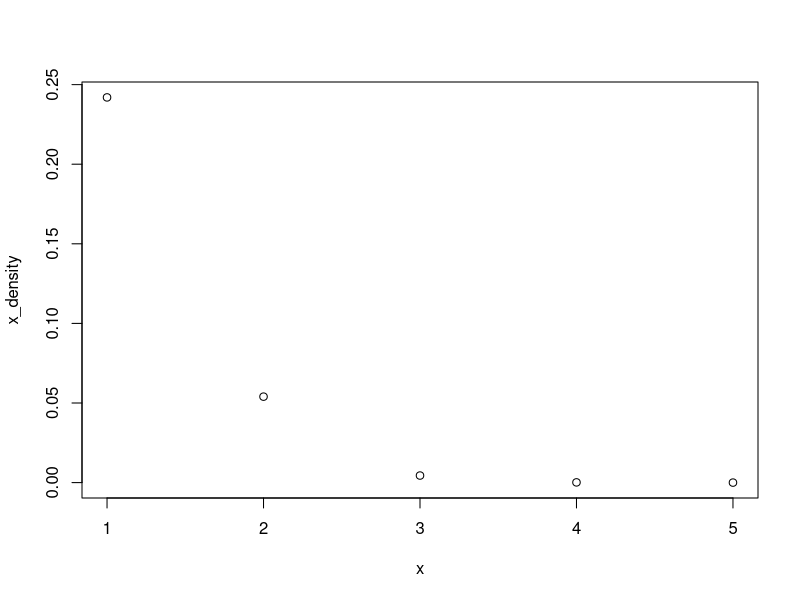
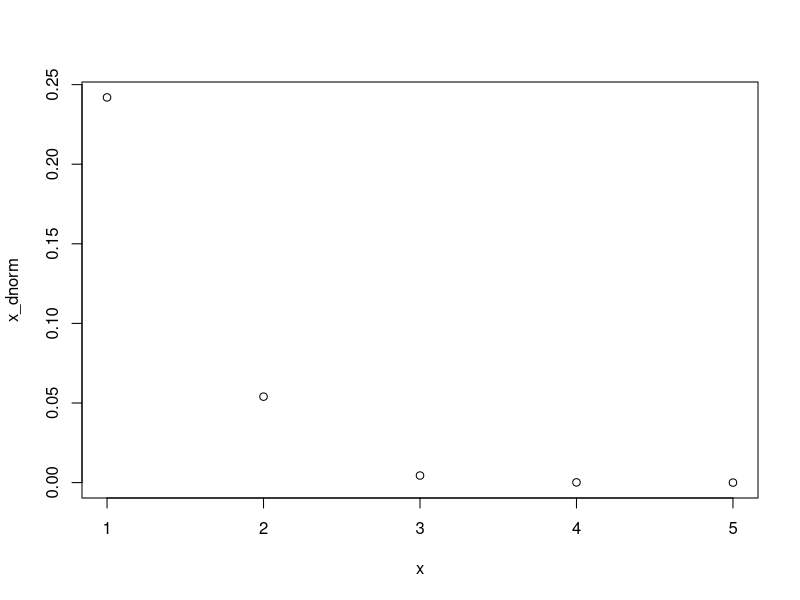
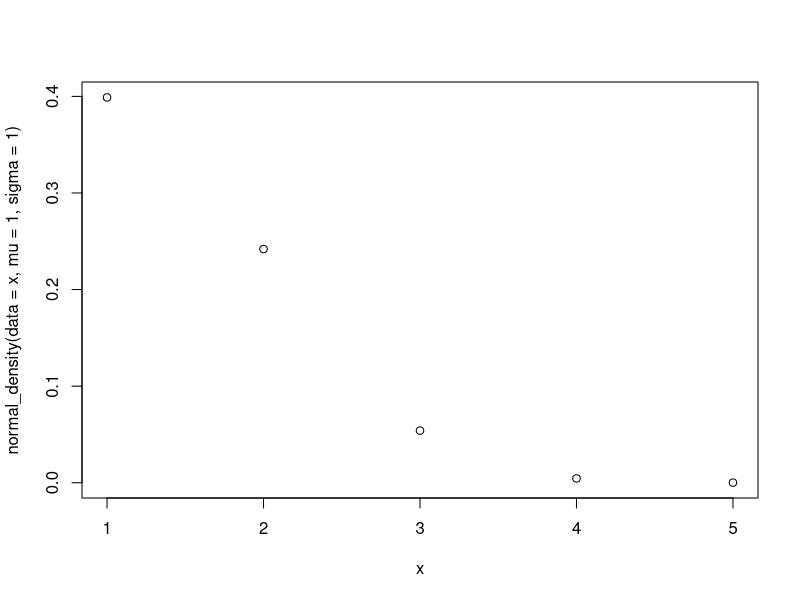
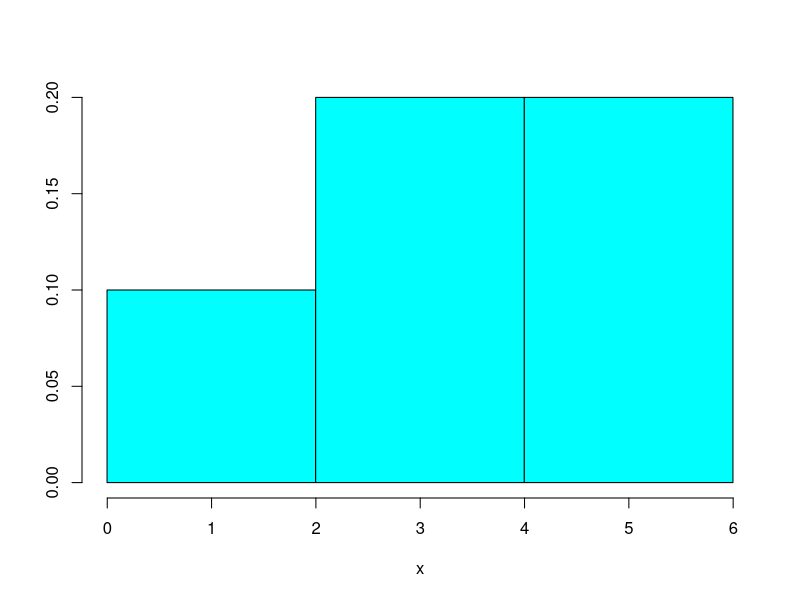
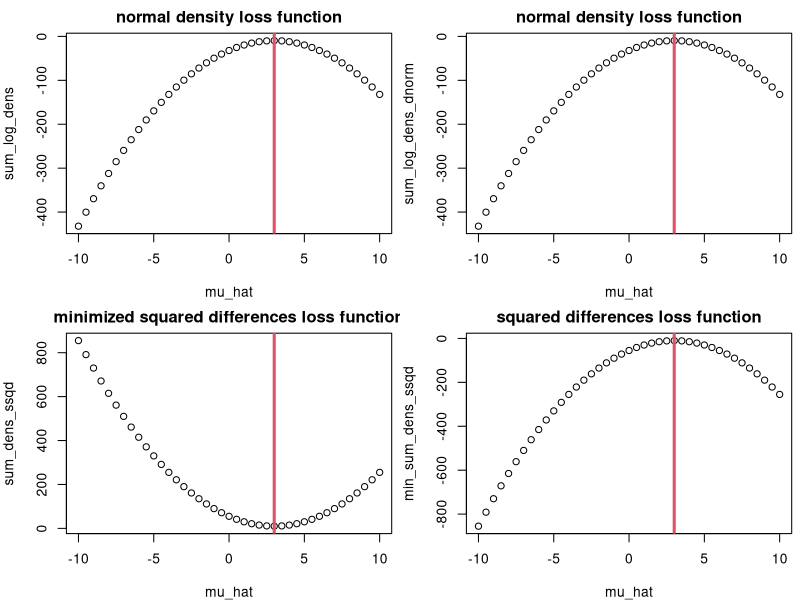

The R source for these figures, in order:
## R_Demo_Simulation_Learning_Estimate_Mean.R
##########################################################################
## INSTRUCTOR: Christopher Fariss
## COURSE NAME: Programming and Simulation Methods for Computational Social Science (2W)
## University of Essex Summer School 2024
##
## Date: 2024-07-22
##
## Please e-mail me if you find any errors or have and suggestions (either email is fine)
## e-mail: cjf0006@gmail.com
## e-mail: cjfariss@umich.edu
##
##########################################################################
## Introduction to tutorial:
##
## For this R tutorial, we will learn how:
##
## (1a) Use the normal density function to see that it is useful for many applications
## (1b) Specifically, we will estimate a mean instead of calculating it directly using a combination of values from the normal density function
## (1c) Use a normal density function to construct a likelihood function or loss function to evaluate how well/close the estimated mean is to the observed data values
## (2) Observe that calculating the true mean is very simple so it is easy to verify that the combination of density functions gives the same answer as the simple calculation
## (3) Note that there are more complicated models where estimating the best set of parameters is not as easy as simply calculating the mean. We will use this combination of density function values to find the best set of parameters. Sometimes this is called maximum likelihood estimation or MLE for short
##
##########################################################################

## install the library if necessary
## load packages
pkgs <- c("MASS")
invisible(sapply(pkgs, require, character.only = TRUE))

## create sequence of real numbers
#x <- seq(-3,3,.1)
x <- 1:5
x
mean(x)

## set mean and variance parameters
mu <- 0
sigma <- 1
sigma_pow2 <- sigma^2

## calculate the density using the normal distribution function
x_density <- 1/(sigma*sqrt(2*pi)) * exp(-(x - mu)^2/2*sigma^2)
x_density

## plot the two estimated densities to verify that they are the same
plot(x, x_density)

## calculate the density using the normal distribution function built into R
x_dnorm <- dnorm(x, mean=mu, sd=sigma)
x_dnorm

## plot the two estimated densities to verify that they are the same
plot(x, x_dnorm)

## program a function
normal_density <- function(data, mu, sigma){
  1/(sigma*sqrt(2*pi)) * exp(-(data - mu)^2/2*sigma^2)
}

## let's change the mean
normal_density(data=x, mu=3, sigma=1)

## plot the two estimated densities to verify that they are the same
par(mfrow=c(1,1))
plot(x, normal_density(data=x, mu=1, sigma=1))


## data (we want the mean estimate for this numeric vector)
x <- c(1,2,3,4,5)
x

mean(x)
sum(x)/length(x)

## fix sigma to 1
sigma <- 1

## let's check to see if the best estimate for the mean is 1
mu <- 1
sum(log(1/(sigma*sqrt(2*pi)) * exp(-(x - mu)^2/2*sigma^2)))
prod(1/(sigma*sqrt(2*pi)) * exp(-(x - mu)^2/2*sigma^2))

prod(1:3)

## let's check to see if the best estimate for the mean is 2
mu <- 2
sum(log(1/(sigma*sqrt(2*pi)) * exp(-(x - mu)^2/2*sigma^2)))

## let's check to see if the best estimate for the mean is 3
mu <- 3
sum(log(1/(sigma*sqrt(2*pi)) * exp(-(x - mu)^2/2*sigma^2)))

## let's check to see if the best estimate for the mean is 4
mu <- 4
sum(log(1/(sigma*sqrt(2*pi)) * exp(-(x - mu)^2/2*sigma^2)))

## let's check to see if the best estimate for the mean is 5
mu <- 5
sum(log(1/(sigma*sqrt(2*pi)) * exp(-(x - mu)^2/2*sigma^2)))

## is there any value of mu that generates a larger sum of logged values than 3?


## data (we want the mean estimate for this numeric vector)
x <- c(1,2,3,4,5)
x

#x <- runif(100)
truehist(x)

## vector to keep track of the loss function values
sum_log_dens <- NA
sum_log_dens_dnorm <- NA
sum_dens_ssqd <- NA
min_sum_dens_ssqd <- NA

## candidate values for our estimate of mu, which is the mean value we are trying to estimate
mu_hat <-seq(-10,10,.5)
mu_hat

## loop through all the mu_hat values to determine which one is the best using the sum of the logged densities
for(i in 1:length(mu_hat)){
  
  ## set mu_hat value to mu for the loss evaluation (mu is different for each iteration of the loop)
  mu <- mu_hat[i]
  
  ## normal density loss function
  sum_log_dens[i] <- sum(log(1/(sigma*sqrt(2*pi)) * exp(-(x - mu)^2/2*sigma^2)))
  
  ## dnorm loss function
  sum_log_dens_dnorm[i] <- sum(log(dnorm(x=x,mean=mu,sd=sigma)))
  
  ## ssdq sum of squared differences loss function (maximize)
  sum_dens_ssqd[i] <- sum((x-mu)^2)
  
  ## negative ssdq sum of squared differences loss function (minimize)
  min_sum_dens_ssqd[i] <- -sum((x-mu)^2)
  
}

par(mfrow=c(2,2), mar=c(4,4,2,.5))

## plot the normal density loss function
plot(mu_hat, sum_log_dens, main="normal density loss function")
abline(v=mean(x), col=2, lwd=3)

## plot the dnorm loss function
plot(mu_hat, sum_log_dens_dnorm, main="normal density loss function")
abline(v=mean(x), col=2, lwd=3)

## plot the ssdq sum of squared differences loss function
plot(mu_hat, sum_dens_ssqd, main="minimized squared differences loss function")
abline(v=mean(x), col=2, lwd=3)

## plot the ssdq sum of squared differences loss function
plot(mu_hat, min_sum_dens_ssqd, main="squared differences loss function")
abline(v=mean(x), col=2, lwd=3)
